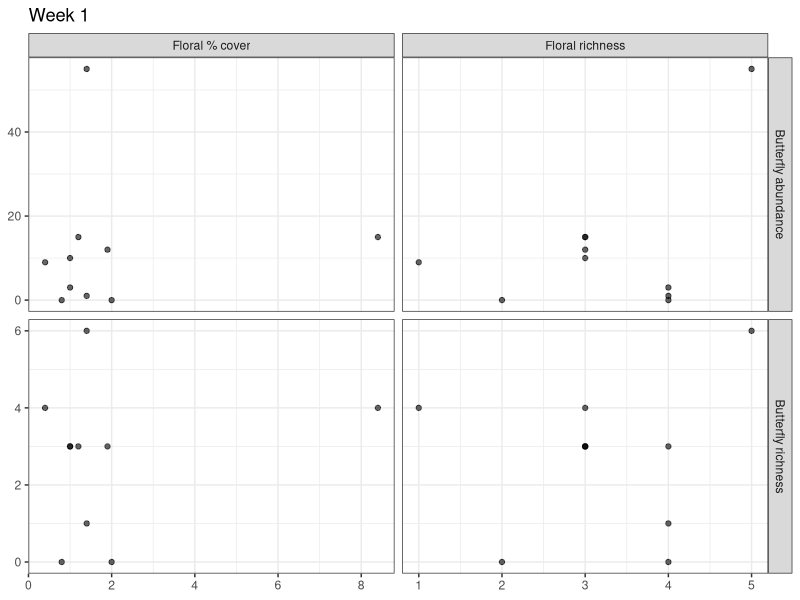
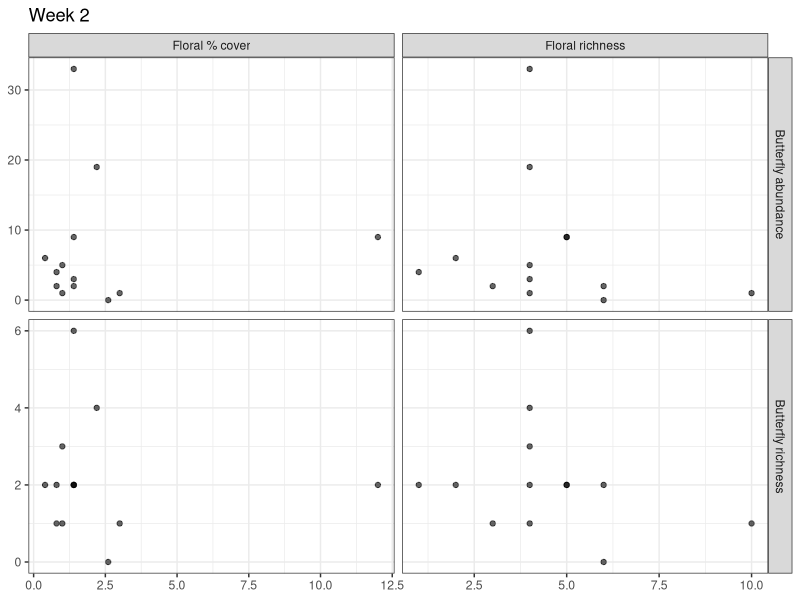
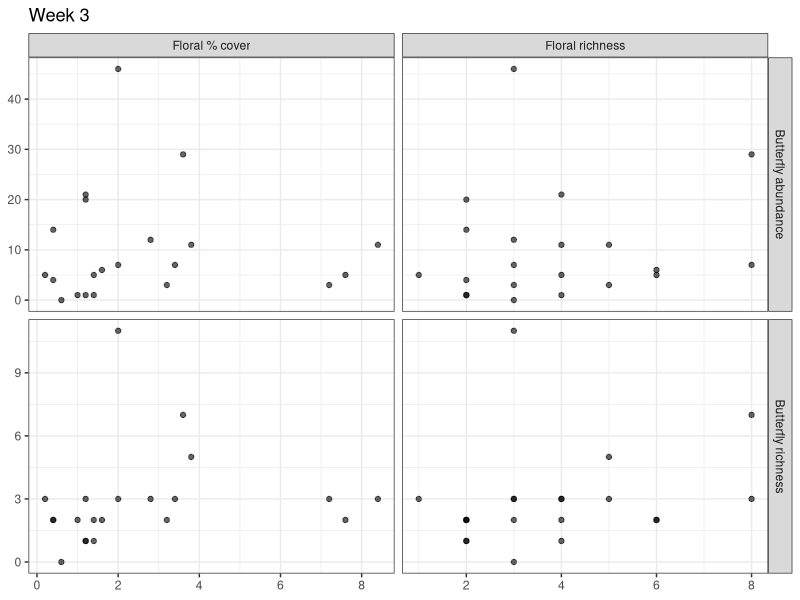
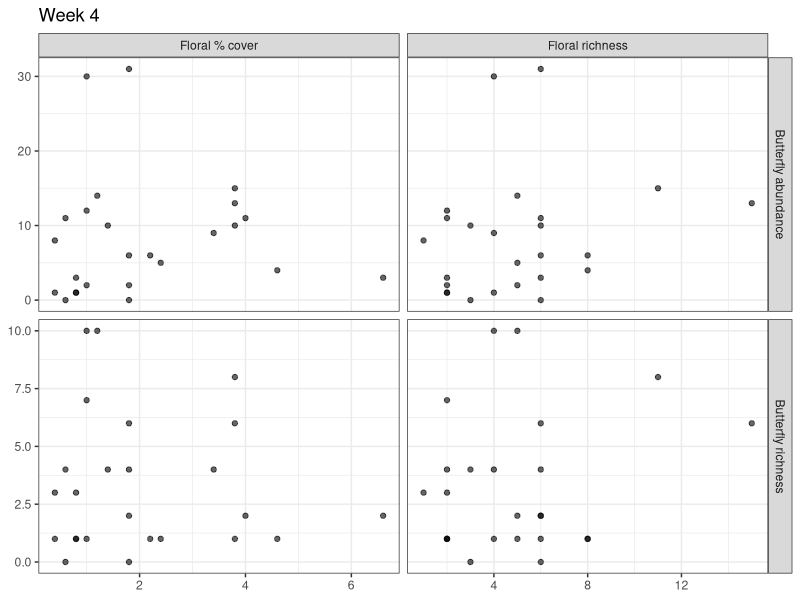
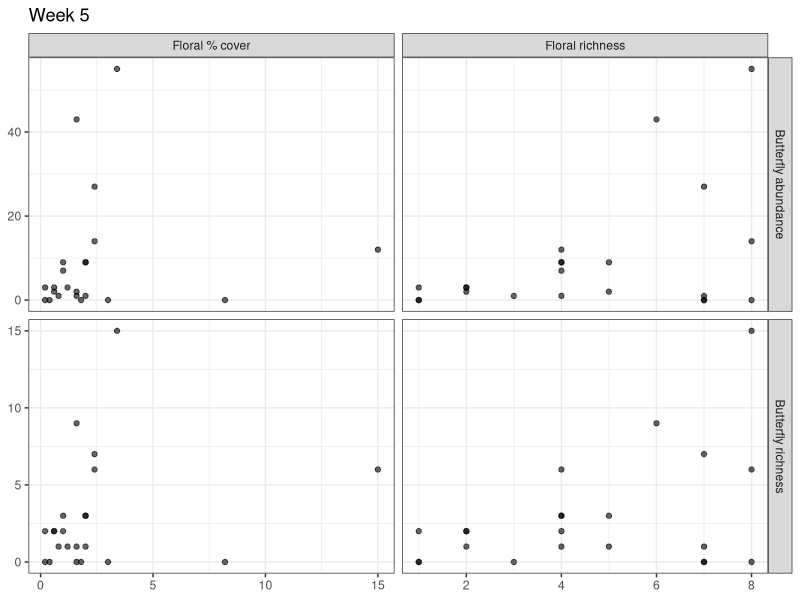
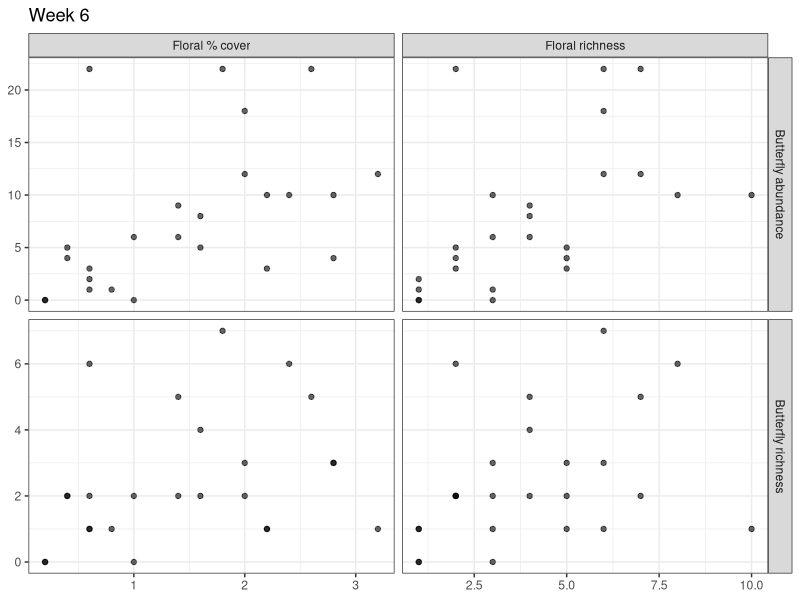
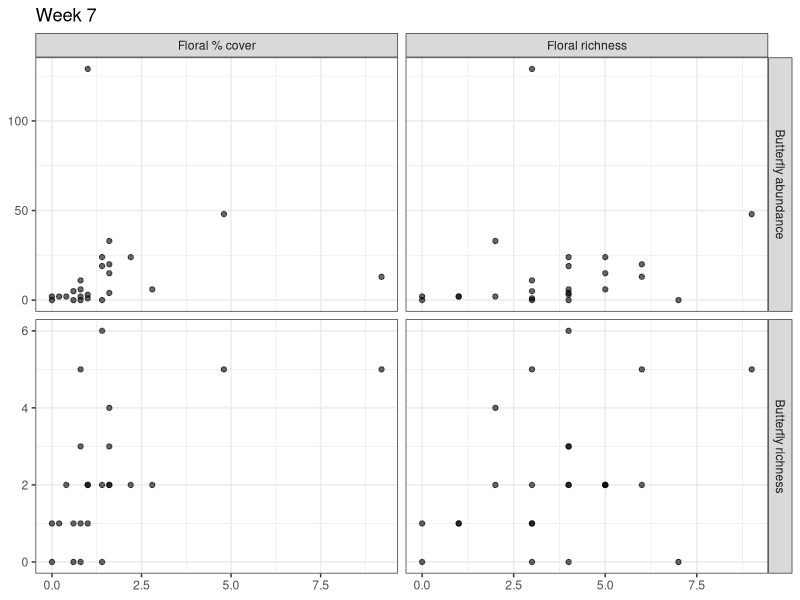
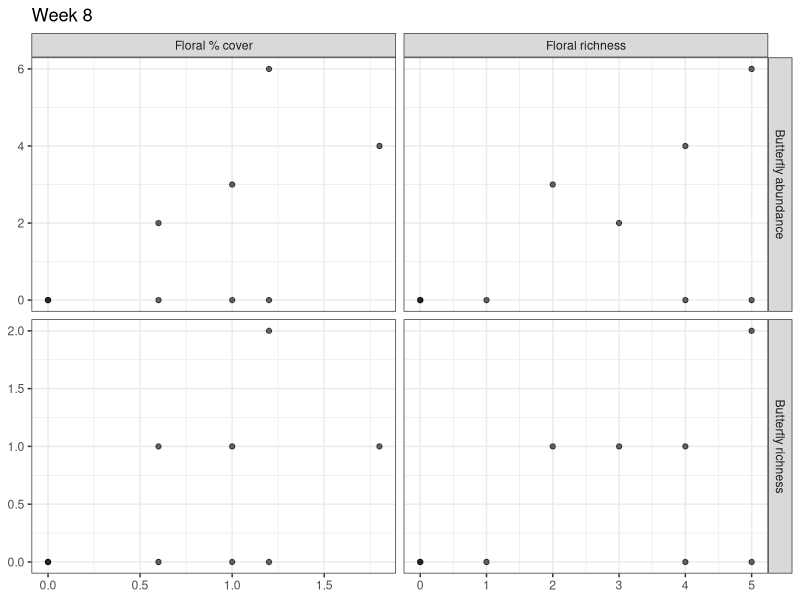

Recreate these plots in R, in order. (Note: this script raises an error after producing the figures.)
#### Drafting Answers to Research Questions Script ####
### Freya Innes
### 22/09/2026

# Open Packages
library(tidyverse)

#### READING IN DATA ####
setwd("~/Desktop/School/Graduate/BIMBY_2026_Field_Season")

butterflies_clean <- read_csv("Clean Data/butterflies_clean.csv")
flowers_clean <- read_csv("Clean Data/flowers_clean.csv")
nectar_clean <- read_csv("Clean Data/nectar_clean.csv")

#### Can floral resource richness and abundance predict butterfly richness and abundance? ####
# The idea behind this one is a four paneled grid that has the associations

# Making a usable butterfly summary
butterfly_summary <- butterflies_clean %>%
  mutate(date = make_date(year = 2026,
                          month = as.integer(month), 
                          day = as.integer(day)),
         butterfly_species = paste(genus, species)) %>% # Combining the date
  group_by(transect, date, week) %>%
  summarise(butterfly_abundance = sum(number, na.rm = TRUE), # Making a column for butterfly abundance
            butterfly_richness = n_distinct(butterfly_species[butterfly_species != "NA NA"]), # Making a column for species richness, but does not include "NA NA" (no butterflies seen) as a species 
            .groups = "drop")

# Master list of every visit that was actually surveyed, regardless of plants found
flower_visits <- flowers_clean %>%
  mutate(date = make_date(year = 2026, 
                          month = as.integer(month), 
                          day = as.integer(day))) %>%
  distinct(transect, date, week)

flower_summary <- flowers_clean %>%
  mutate(date = make_date(year = 2026, 
                          month = as.integer(month), 
                          day = as.integer(day)),
         plant_species = paste(genus, species)) %>%
  distinct(transect, date, week, quadrat, plant_species, cover_pct) %>%
  group_by(transect, date, week) %>%
  complete(quadrat = 1:5, nesting(plant_species), fill = list(cover_pct = 0)) %>%
  ungroup() %>%
  filter(plant_species != "NA NA") %>%   # exclude placeholders from the math, but only after quadrat-level zeros are already filled in
  group_by(transect, date, week, plant_species) %>%
  summarise(mean_cover = mean(cover_pct), .groups = "drop") %>%
  group_by(transect, date, week) %>%
  summarise(floral_richness = n_distinct(plant_species),
            floral_cover = sum(mean_cover),
            .groups = "drop") %>%
  right_join(flower_visits, by = c("transect", "date", "week")) %>%
  mutate(floral_richness = replace_na(floral_richness, 0),
         floral_cover = replace_na(floral_cover, 0))



# Making a summary table to plot more easily
question1_data <- butterfly_summary %>%
  left_join(flower_summary, by = c("transect", "date", "week"))

figure_data <- bind_rows(
  question1_data %>%
    transmute(transect, date, week, # ", origin" has been removed from here and needs to be readded
              x = floral_richness, y = butterfly_richness,
              x_variable = "Floral richness", y_variable = "Butterfly richness"),
  question1_data %>%
    transmute(transect, date, week,
              x = floral_cover, y = butterfly_richness,
              x_variable = "Floral % cover", y_variable = "Butterfly richness"),
  question1_data %>%
    transmute(transect, date, week,
              x = floral_richness, y = butterfly_abundance,
              x_variable = "Floral richness", y_variable = "Butterfly abundance"),
  question1_data %>%
    transmute(transect, date, week,
              x = floral_cover, y = butterfly_abundance,
              x_variable = "Floral % cover", y_variable = "Butterfly abundance"))

# Loop: one 2x2 grid figure per week, click through in the Plots pane
for (wk in sort(unique(figure_data$week))) {
  
  wk_data <- figure_data %>% filter(week == wk)
  
  p <- ggplot(wk_data, aes(x = x, y = y)) + # Removing plant origin colour and fill for now
    geom_point(alpha = 0.6) +
    facet_grid(y_variable ~ x_variable, scales = "free") +
    labs(x = NULL,
         y = NULL,
         title = paste("Week", wk)) +
    theme_bw()
  
  print(p)
}



# THIS IS DUPLICATE CODE FOR THE FLORAL SUMMARY THAT SEPARATES BY ORIGIN #

# Making floral summary with native and non-native cover and richness in case I want to use it later
flower_summary <- flowers_clean %>%
  filter(!is.na(genus)) %>%  # drop placeholder "no plant in this quadrat" rows
  mutate(date = make_date(year = 2026,
                          month = as.integer(month),
                          day = as.integer(day)),
         plant_species = paste(genus, species)) %>%
  distinct(transect, date, week, quadrat, plant_species, origin, cover_pct) %>%  # No duplicate entries
  group_by(transect, date, week) %>%
  complete(quadrat = 1:5, nesting(plant_species, origin), # Keeps species and their origin together instead of duplicating
           fill = list(cover_pct = 0)) %>%
  ungroup() %>%
  group_by(transect, date, week, origin, plant_species) %>%
  summarise(mean_cover = mean(cover_pct), .groups = "drop") %>%
  group_by(transect, date, week, origin) %>%
  summarise(floral_richness = n_distinct(plant_species),
            floral_cover = sum(mean_cover),
            .groups = "drop") %>%
  complete(nesting(transect, date, week), origin, 
           fill = list(floral_richness = 0, floral_cover = 0))

#### Which floral resources are disproportionately used by butterflies relative to their availability?####
# FLOWER DATA #

#Ensuring NAs are removed (can be removed once data is properyl cleaned)
flowers_clean <- flowers_clean %>%
  filter(!is.na(transect), !is.na(month), !is.na(day)) %>%
  mutate(date = make_date(year = 2026,
                          month = as.integer(month),
                          day = as.integer(day)),
         plant_species = paste(genus, species))

# Calculate mean floral cover for each plant species
flower_availability <- flowers_clean %>%
  filter(!is.na(quadrat)) %>% # Removes quadrats that are NA values
  group_by(transect, date, quadrat, plant_species) %>%
  summarise(cover = sum(`cover_%`, na.rm = TRUE),
            .groups = "drop") %>%
  complete(transect, date, 
           quadrat = 1:5,  # specifically calculates for 5 quadrats, not more (NAs)
           plant_species, fill = list(cover = 0)) %>%
  group_by(transect, date, plant_species) %>%
  summarise(mean_cover = mean(cover),
            n_quadrats = n(),
            .groups = "drop")

# Calculate total floral cover for each transect on a certain date
flower_totals <- flower_availability %>%
  group_by(transect, date) %>%
  summarise(total_floral_cover = sum(mean_cover, na.rm = TRUE),
            .groups = "drop")

# Calculate each plant's proportion of floral availability
flower_availability <- flower_availability %>%
  left_join(flower_totals, by = c("transect", "date")) %>%
  mutate(availability_proportion = mean_cover / total_floral_cover)


# NECTARING DATA #

# Filtering the dataset (can be removed once data is completed)
nectar_clean <- nectar_clean %>%
  filter(!is.na(transect), !is.na(month), !is.na(day)) %>%
  mutate(date = make_date(year = 2026,
                          month = as.integer(month),
                          day = as.integer(day)),
         plant_species = paste(flower_genus, flower_species))

# Counting nectar observations for each plant
nectaring_summary <- nectar_clean %>%
  group_by(transect, date, plant_species) %>%
  summarise(nectar_visits = n(), 
            .groups = "drop")

# Calculating the total nectar observations per transect on a certain date
nectar_totals <- nectaring_summary %>%
  group_by(transect, date) %>%
  summarise(total_nectar_visits = sum(nectar_visits, na.rm = TRUE),
            .groups = "drop")

# Calculate if nectar use was proportional 
nectaring_summary <- nectaring_summary %>%
  left_join(nectar_totals, by = c("transect", "date")) %>%
  mutate(use_proportion = nectar_visits / total_nectar_visits)


# COMBINING DATASETS #
question2_data <- flower_availability %>%
  select(transect, date, plant_species, mean_cover, availability_proportion) %>%
  full_join(nectaring_summary %>%
              select(transect, date, plant_species, nectar_visits, use_proportion),
            by = c("transect", "date", "plant_species")) %>%
  mutate(mean_cover = replace_na(mean_cover, 0),
         availability_proportion = replace_na(availability_proportion, 0),
         nectar_visits = replace_na(nectar_visits, 0), 
         use_proportion = replace_na(use_proportion, 0))

# Calculate selection ratio
#
# > 1 = used more than expected based on availability
# = 1 = used in proportion to availability
# < 1 = used less than expected

question2_data <- question2_data %>%
  mutate(selection_ratio = case_when(availability_proportion > 0 ~ use_proportion / availability_proportion,
                                     TRUE ~ NA_real_))

#  Plotting data
# Each point represents a plant species at a particular transect on a particular date
ggplot(question2_data, aes(x = availability_proportion, y = use_proportion)) +
  geom_abline(slope = 1, intercept = 0, linetype = "dashed") + # 1:1 line = use proportional to availability
  geom_point(alpha = 0.6) +
  labs(x = "Proportion of floral cover available",
       y = "Proportion of nectar observations",
       title = "Butterfly nectar use relative to floral availability") +
  theme_bw()

# Plant-level summary for a second figure
plant_summary <- question2_data %>%
  group_by(plant_species) %>%
  summarise(mean_availability = mean(availability_proportion, na.rm = TRUE),
            mean_use = mean(use_proportion, na.rm = TRUE),
            total_visits = sum(nectar_visits, na.rm = TRUE),
            .groups = "drop")

# Plant-level availability vs. use figure
ggplot(plant_summary, aes(x = mean_availability, y = mean_use, label = plant_species)) +
  geom_abline(slope = 1, intercept = 0, linetype = "dashed") + # 1:1 line = use proportional to availability
  geom_point(alpha = 0.6) +
  geom_text(nudge_y = 0.01, check_overlap = TRUE) +
  labs(x = "Mean proportional floral cover",
       y = "Mean proportional nectar use") +
  theme_bw()


#### Does butterfly use of native vs. non-native nectar plants change with seasonal variation in native floral availability?####

# FLORAL DATA #
flower_species_cover <- flowers_clean %>%
  group_by(transect, date, plant_species, origin) %>%
  summarise(mean_cover = mean(`cover_%`, na.rm = TRUE),
            .groups = "drop")

# Total floral cover by transect on a date
flower_totals <- flower_species_cover %>%
  group_by(transect, date) %>%
  summarise(total_floral_cover = sum(mean_cover, na.rm = TRUE),
            .groups = "drop")

# Calculating native floral availability
native_flower_availability <- flower_species_cover %>%
  group_by(transect, date) %>%
  summarise(native_floral_cover = sum(mean_cover[origin == "Native"], na.rm = TRUE),
            total_floral_cover = sum(mean_cover, na.rm = TRUE), # Mean cover of all flowers
            .groups = "drop") %>%
  mutate(proportion_native_floral_cover = native_floral_cover / total_floral_cover) # Proportion of floral cover that is native

# NECTARING DATA #
# Summary of native nectar visits
nectar_native_summary <- nectar_clean %>%
  group_by(transect, date, flower_origin) %>%
  summarise(nectar_visits = n(),
            .groups = "drop")

# Calculating total nectar observations
nectar_totals <- nectar_native_summary %>%
  group_by(transect, date) %>%
  summarise(total_nectar_visits = sum(nectar_visits, na.rm = TRUE),
            .groups = "drop")

# Calculating the proportion of nectar visits to native plants
native_nectar_use <- nectar_native_summary %>%
  filter(flower_origin == "Native") %>%
  group_by(transect, date) %>%
  summarise(native_nectar_visits = sum(nectar_visits, na.rm = TRUE),
            .groups = "drop") %>%
  left_join(nectar_totals, by = c("transect", "date")) %>%
  mutate(proportion_native_nectar = native_nectar_visits / total_nectar_visits)

# Combining the floral availability and nectar use
question3_data <- native_flower_availability %>%
  left_join(native_nectar_use, by = c("transect", "date"))

# PLOTTING #
# Plotting native floral availability through the season
ggplot(question3_data, aes(x = date, y = proportion_native_floral_cover)) +
  geom_point(alpha = 0.6) +
  geom_smooth(method = "loess", se = TRUE) +
  labs(x = "Date", 
       y = "Proportion of floral cover that is native", 
       title = "Seasonal availability of native floral resources") +
  theme_bw()

# Plotting native nectar use through the season
ggplot(question3_data, aes(x = date, y = proportion_native_nectar)) +
  geom_point(alpha = 0.6) +
  geom_smooth(method = "loess", se = TRUE) +
  labs(x = "Date",
       y = "Proportion of nectar observations on native plants",
       title = "Seasonal use of native flowers") +
  ylim(0, 1) +
  theme_bw()

# Plotting native floral availability vs. native nectar use
ggplot(question3_data, aes(x = proportion_native_floral_cover, y = proportion_native_nectar)) +
  geom_abline(slope = 1, intercept = 0, linetype = "dashed") + # Adds the 1:1 use ratio
  geom_point(alpha = 0.6) +
  geom_smooth(method = "lm", se = TRUE) +
  labs(x = "Proportion of floral cover that is native",
       y = "Proportion of nectar observations on native plants",
       title = "Native nectar use as a function of native floral availability") +
  theme_bw()






#### MAKING OTHER RANDOM PLOTS THAT I HAD THE CODE FOR ####
# Transect Locations
# Adding region to butterfly data
butterflies <- butterflies_clean %>%
  mutate(region = case_when(
    transect %in% c("GBH", "CCM", "BGP", "PSP") ~ "Lower Mainland",
    transect %in% c("CHP", "RBG", "BHT", "HRP") ~ "Vancouver Island",
    transect %in% c("MGT", "FLT") ~ "High Elevation Alpine",
    transect %in% c("MMF", "KPP", "PSL") ~ "Thompson-Nicola",
    transect %in% c("OHR", "OHRb", "PBM", "ABR", "JMS",
                    "KSP", "OKF", "KWL", "RTT", "PML") ~ "Okanagan-Similkameen",
    transect %in% c("UBC", "KMP", "RRP" ) ~ "Thompson-Okanagan"))

# Base map
canada_prov <- ne_states(country = "canada", returnclass = "sf")

# Load BC boundary
bc_boundary <- canada_prov %>%
  filter(gn_name == "British Columbia")

# Convert to sf structure to plot on map 
transects_sf <- st_as_sf(butterflies, coords = c("lon", "lat"), crs = 4326)

# Clip to BC
sf_bc <- st_join(transects_sf, bc_boundary, join = st_within, left = FALSE)

# Plot
ggplot() +
  geom_sf(data = bc_boundary, fill = "grey95") +
  geom_sf(data = sf_bc, aes(color = region.x)) +
  geom_sf_text(data = sf_bc, aes(label = transect),
               nudge_y = 0.05,
               size = 2) +
  coord_sf(xlim = c(-126.0, -119.0),
           ylim = c(48.0, 51)) +
  theme_bw() +
  theme(panel.grid.major = element_blank(),
        panel.grid.minor = element_blank()) +
  labs(title = "BIMBY Transects in British Columbia",
       x = "Longitude",
       y = "Latitude",
       color = "Sampling Region")



# SAMPLING SUMMARY
# Binding together sampling summary
sampling_summary <- bind_rows(
  flowers_clean %>%
    distinct(transect, month, day, week) %>%
    count(transect) %>%
    mutate(dataset = "Flowers"),
  
  nectar_clean %>%
    distinct(transect, month, day) %>%
    count(transect) %>%
    mutate(dataset = "Nectar"),
  
  butterflies_clean %>%
    distinct(transect, month, day) %>%
    count(transect) %>%
    mutate(dataset = "Butterflies"))

# Plots the number of times floral surveys, butterfly surveys, and nectar observations have been recorded at each site
ggplot(sampling_summary, aes(x = reorder(transect, n), y = n, fill = dataset)) +
  geom_col(position = "dodge") +
  coord_flip() +
  labs(x = "Transect", 
       y = "Number of sampling occasions", 
       fill = "Dataset") +
  theme_bw() +
  theme(panel.grid.major = element_blank(),
        panel.grid.minor = element_blank())



# NATIVE VS. NON-NATIVE FLORAL COVER
# Averaging floral cover across five quadrats per transect
cover_transect <- flowers_clean %>%
  filter(!is.na(origin)) %>%
  group_by(month, day, week, transect, quadrat, origin) %>%
  summarise(cover = sum(`cover_%`, na.rm = TRUE), 
            .groups = "drop" ) %>%
  group_by(month, day, week, transect, origin) %>%
  summarise(mean_cover = mean(cover, na.rm = TRUE), 
            se = sd(cover, na.rm = TRUE) / sqrt(n()),
            .groups = "drop")

# Creating day-of-year
cover_transect <- cover_transect %>%
  mutate(date = as.Date(paste(2026, month, day, sep = "-")),
         julian = as.integer(format(date, "%j")),
         region = case_when(
           transect %in% c("GBH", "CCM", "BGP", "PSP") ~ "Lower Mainland",
           transect %in% c("CHP", "RBG", "BHT", "HRP") ~ "Vancouver Island",
           transect %in% c("MGT", "FLT") ~ "High Elevation Alpine",
           transect %in% c("MMF", "KPP", "PSL") ~ "Thompson-Nicola",
           transect %in% c("OHR", "OHRb", "PBM", "ABR", "JMS",
                           "KSP", "OKF", "KWL", "RTT", "PML") ~ "Okanagan-Similkameen",
           transect %in% c("UBC", "KMP", "RRP" ) ~ "Thompson-Okanagan"))

# Plotting mean % floral cover vs day of year
ggplot(cover_transect, aes(x = week, y = mean_cover, colour = origin)) +
  geom_point(alpha = 0.5) +
  geom_smooth(method = "loess", se = FALSE) + # Change if changed below
  facet_wrap(~ region) + # Change if wanting season total, region, or individual transects
  scale_colour_manual(values = c("Native" = "forestgreen", "Non-native" = "orange")) +
  scale_x_continuous(breaks = seq(min(cover_transect$week), max(cover_transect$week), by = 1)) +
  labs(x = "Week",
       y = "Mean floral cover (%)",
       colour = "Plant origin") +
  theme_bw() +
  theme(panel.grid.major = element_blank(),
        panel.grid.minor = element_blank())

# NECTAR-USE AT TRANSECTS 
# Simple summary of nectar-use
nectar_summary <- nectar_clean %>%
  count(transect, flower_origin)

# Plots nectaring observations at each transect and whether they were on native or non-native plants
ggplot(nectar_summary, aes(x = reorder(transect, n), y = n, fill = flower_origin)) +
  geom_col() +
  coord_flip() +
  scale_fill_manual(
    values = c("Native" = "forestgreen", "Non-native" = "orange")) +
  labs(x = "Transect",
       y = "Number of nectaring observations",
       fill = "Flower origin") +
  theme_bw() +
  theme(panel.grid.major = element_blank(),
        panel.grid.minor = element_blank())

# NECTAR-USE THROUGHOUT THE SEASON
# Adding julian date to nectaring data and summing the observations
nectar_day <- nectar_clean %>%
  mutate(date = as.Date(paste(2026, month, day, sep = "-")),
         julian = as.integer(format(date, "%j"))) %>%
  count(julian, flower_origin)

ggplot(nectar_day, aes(x = julian, y = n, colour = flower_origin)) +
  geom_point(alpha = 0.6) +
  geom_smooth(method = "loess", se = FALSE) + # Change for error bars if wanted
  scale_colour_manual(values = c("Native" = "forestgreen","Non-native" = "orange")) +
  labs(x = "Day of year",
       y = "Nectaring observations",
       colour = "Flower origin") +
  theme_bw() +
  theme(panel.grid.major = element_blank(),
        panel.grid.minor = element_blank())

#FLORAL AVAILABILITY VS NECTAR-USE 
# Calculating native floral cover for each transect and week
floral_availability <- flowers_clean %>%
  filter(!is.na(origin)) %>%
  group_by(week, transect, quadrat, origin) %>%
  summarise(cover = sum(`cover_%`, na.rm = TRUE),
            .groups = "drop") %>%
  group_by(week, transect, origin) %>%
  summarise(mean_cover = mean(cover, na.rm = TRUE),
            .groups = "drop") %>%
  rename(flower_origin = origin)

# Nectar observations based on week, transect, and flower origin 
nectar_use <- nectar_clean %>%
  count(week, transect, flower_origin, name = "nectar_obs")

# Connecting datasets
nectar_availability <- floral_availability %>%
  left_join(nectar_use, by = c("week", "transect", "flower_origin")) %>%
  mutate(nectar_obs = replace_na(nectar_obs, 0))

# Plotting 
ggplot(nectar_availability, aes(x = mean_cover, y = nectar_obs, colour = flower_origin)) +
  geom_point(alpha = 0.7) +
  geom_smooth(method = "lm", se = TRUE) +
  facet_wrap(~ flower_origin) +
  scale_colour_manual(values = c("Native" = "forestgreen", "Non-native" = "orange")) +
  labs(x = "Mean floral cover (%)",
       y = "Nectaring observations",
       colour = "Flower origin") +
  theme_bw() +
  theme(panel.grid.major = element_blank(),
        panel.grid.minor = element_blank())


# BUTTERFLY ABUNDANCE THROUGHOUT THE SEASON 
# Abundance at each transect during each week
butterfly_day <- butterflies_clean %>%
  group_by(month, day, week, transect) %>%
  summarise(butterfly_abundance = sum(number, na.rm = TRUE),
            species_richness = n_distinct(paste(genus, species),na.rm = TRUE), .groups = "drop") %>%
  mutate(date = as.Date(paste(2026, month, day, sep = "-")),
         julian = as.integer(format(date, "%j")),
         region = case_when(
           transect %in% c("GBH", "CCM", "BGP", "PSP") ~ "Lower Mainland",
           transect %in% c("CHP", "RBG", "BHT", "HRP") ~ "Vancouver Island",
           transect %in% c("MGT", "FLT") ~ "High Elevation Alpine",
           transect %in% c("MMF", "KPP", "PSL") ~ "Thompson-Nicola",
           transect %in% c("OHR", "OHRb", "PBM", "ABR", "JMS",
                           "KSP", "OKF", "KWL", "RTT", "PML") ~ "Okanagan-Similkameen",
           transect %in% c("UBC", "KMP", "RRP" ) ~ "Thompson-Okanagan"))

# Plots abundance (something wonky with the x-axis)
ggplot(butterfly_day, aes(x = julian, y = butterfly_abundance)) +
  geom_point(alpha = 0.6) +
  geom_smooth(method = "loess",se = TRUE) +
  facet_wrap(~ region) +
  labs(x = "Day of year", 
       y = "Butterfly abundance") +
  theme_bw() +
  theme(panel.grid.major = element_blank(),
        panel.grid.minor = element_blank())


# Plots richness (still wonky)
ggplot(butterfly_day, aes(x = julian,y = species_richness)) +
  geom_point(alpha = 0.6) +
  geom_smooth(method = "loess", se = TRUE) +
  #facet_wrap(~ region) +
  labs(x = "Day of year",
       y = "Butterfly species richness") +
  theme_bw() +
  theme(panel.grid.major = element_blank(),
        panel.grid.minor = element_blank())











# NOT READY YET
availability_prop <- floral_availability %>%
  group_by(week, transect) %>%
  mutate(availability_prop = mean_cover / sum(mean_cover)) %>%
  ungroup()

use_prop <- nectar_use %>%
  group_by(week, transect) %>%
  mutate(use_prop = nectar_obs / sum(nectar_obs)) %>%
  ungroup()

comparison <- availability_prop %>%
  left_join(use_prop, by = c("week", "transect", "flower_origin")) %>%
  mutate(use_prop = replace_na(use_prop, 0))

ggplot(comparison, aes(x = availability_prop, y = use_prop, colour = flower_origin)) +
  geom_abline(slope = 1, intercept = 0, linetype = "dashed") +
  geom_point(size = 3, alpha = 0.7) +
  scale_colour_manual(values = c("Native" = "forestgreen", "Non-native" = "orange")) +
  labs(x = "Proportion of floral availability",
       y = "Proportion of nectar use",
       colour = "Flower origin") +
  theme_bw() +
  theme(panel.grid.major = element_blank(),
        panel.grid.minor = element_blank())
# One point is a flower origin at a transect during a certain week















floral_availability <- flowers_clean %>%
  filter(!is.na(origin)) %>%
  group_by(week, transect, quadrat, origin) %>%
  summarise(cover = sum(`cover_%`, na.rm = TRUE), .groups = "drop") %>%
  group_by(week, transect, origin) %>% # Average the quadrats to get transect-level 
  summarise(mean_cover = mean(cover, na.rm = TRUE), .groups = "drop") %>%
  rename(flower_origin = origin)

nectar_use <- nectar_clean %>%
  filter(activity == "nectaring") %>%
  count(week, transect, flower_origin, name = "nectar_obs")

selection_data <- floral_availability %>%
  left_join(nectar_use, by = c("week", "transect", "flower_origin")) %>% # Add nectar observations
  mutate(nectar_obs = replace_na(nectar_obs, 0)) # No observations on that flower origin = zero observations

selection_data <- selection_data %>%
  group_by(week, transect) %>%
  mutate(availability_prop = mean_cover / sum(mean_cover),
         use_prop = nectar_obs / sum(nectar_obs)) %>%
  ungroup()

selection_data <- selection_data %>%
  filter(!is.na(use_prop), !is.na(availability_prop), availability_prop > 0)

selection_data <- selection_data %>%
  mutate(selection_ratio = use_prop/availability_prop)

selection_data %>%
  select(week, transect, flower_origin, availability_prop, use_prop, selection_ratio) %>%
  arrange(transect, week, flower_origin)


ggplot(selection_data, aes(x = flower_origin, y = selection_ratio, colour = flower_origin)) +
  geom_hline(yintercept = 1, linetype = "dashed") +
  geom_boxplot() +
  geom_jitter(size = 2.5, alpha = 0.5) +
  scale_colour_manual(values = c("Native" = "forestgreen",
                                 "Non-native" = "orange")) +
  labs(x = "Flower origin",
       y = "Selection ratio",
       colour = "Flower origin") +
  theme_bw() +
  theme(panel.grid.major = element_blank(),
        panel.grid.minor = element_blank())


# Summary of most common nectar plants visited
nectaring_summary_plot <- nectaring_summary %>%
  group_by(plant_species) %>%
  summarise(nectar_visits = sum(nectar_visits, na.rm = TRUE),
            .groups = "drop") %>%
  arrange(desc(nectar_visits)) %>%
  mutate(plant_species = factor(plant_species,
                           levels = plant_species)) %>%
  filter(nectar_visits > 5)


ggplot(nectaring_summary_plot, aes(x = plant_species, y = nectar_visits)) +
  geom_col() +
  theme(axis.text.x = element_text(angle = 45, hjust = 1)) +
  labs(x = "Flower",
       y = "Number of nectar observations",
       title = "Butterfly nectar plant use") 
